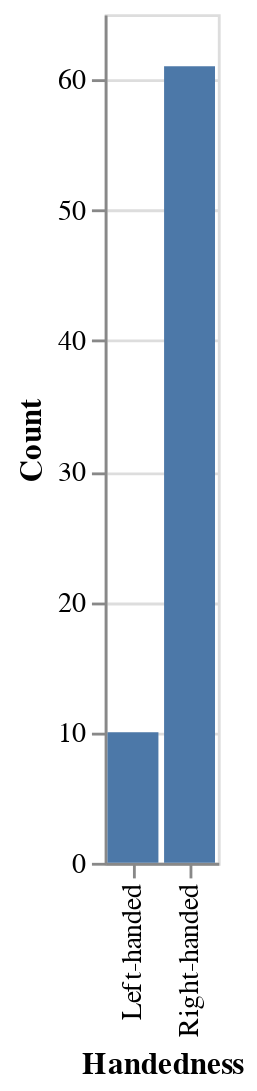

The notebook cell this image was saved under:
### Markdown cell above
Visualizing the number of each classification by creating a bar plot also allows us to check if there are significantly less left-handed classification that right-handed classifications. We will use the chart function from the altair package to create the plot and specify that we want a bar plot by using mark_bar. The x-axis will be the different classifications and the y-axis will be the counts for each classification. We will name this plot 'Figure_1'.

### Code cell
Figure_1 = alt.Chart(tennis_train).mark_bar().encode(
    x=alt.X("Plays").title("Handedness"),
    y=alt.Y("count()").title("Count")
)
Figure_1

### Figure 1 — Vega-Lite specification as saved in the notebook (floating-point values rounded to 4 significant figures)
{"config": {"view": {"continuousWidth": 300, "continuousHeight": 300}}, "data": {"name": "data-9d3626148993e4faa6774f67a4d7e2ff"}, "mark": {"type": "bar"}, "encoding": {"x": {"field": "Plays", "title": "Handedness", "type": "nominal"}, "y": {"aggregate": "count", "title": "Count", "type": "quantitative"}}, "$schema": "https://vega.github.io/schema/vega-lite/v5.16.3.json", "datasets": {"data-9d3626148993e4faa6774f67a4d7e2ff": [{"Plays": "Right-handed", "Titles": 8.0, "GOAT Rank": 83, "Peak Elo Rating": 2203, "Best Elo Rank": 6, "Best Rank": 3, "Prize Money": 18020217}, {"Plays": "Right-handed", "Titles": 1.0, "GOAT Rank": 489, "Peak Elo Rating": 1890, "Best Elo Rank": 67, "Best Rank": 46, "Prize Money": 1231953}, {"Plays": "Right-handed", "Titles": 1.0, "GOAT Rank": 400, "Peak Elo Rating": 1962, "Best Elo Rank": 36, "Best Rank": 29, "Prize Money": 3304117}, {"Plays": "Right-handed", "Titles": 103.0, "GOAT Rank": 1, "Peak Elo Rating": 2550, "Best Elo Rank": 1, "Best Rank": 1, "Prize Money": 129231891}, {"Plays": "Left-handed", "Titles": 2.0, "GOAT Rank": 293, "Peak Elo Rating": 2014, "Best Elo Rank": 25, "Best Rank": 17, "Prize Money": 7062030}, {"Plays": "Right-handed", "Titles": 1.0, "GOAT Rank": 400, "Peak Elo Rating": 1913, "Best Elo Rank": 55, "Best Rank": 27, "Prize Money": 1965163}, {"Plays": "Right-handed", "Titles": 6.0, "GOAT Rank": 222, "Peak Elo Rating": 2004, "Best Elo Rank": 26, "Best Rank": 19, "Prize Money": 8480383}, {"Plays": "Right-handed", "Titles": 3.0, "GOAT Rank": 293, "Peak Elo Rating": 2003, "Best Elo Rank": 25, "Best Rank": 18, "Prize Money": 7774890}, {"Plays": "Right-handed", "Titles": 2.0, "GOAT Rank": 357, "Peak Elo Rating": 1951, "Best Elo Rank": 41, "Best Rank": 38, "Prize Money": 3311462}, {"Plays": "Left-handed", "Titles": 1.0, "GOAT Rank": 489, "Peak Elo Rating": 1952, "Best Elo Rank": 43, "Best Rank": 58, "Prize Money": 1703096}, {"Plays": "Left-handed", "Titles": 1.0, "GOAT Rank": 489, "Peak Elo Rating": 1924, "Best Elo Rank": 53, "Best Rank": 43, "Prize Money": 1062355}, {"Plays": "Right-handed", "Titles": 1.0, "GOAT Rank": 489, "Peak Elo Rating": 1953, "Best Elo Rank": 38, "Best Rank": 40, "Prize Money": 4660132}, {"Plays": "Left-handed", "Titles": 2.0, "GOAT Rank": 325, "Peak Elo Rating": 1953, "Best Elo Rank": 41, "Best Rank": 33, "Prize Money": 3611278}, {"Plays": "Right-handed", "Titles": 77.0, "GOAT Rank": 2, "Peak Elo Rating": 2629, "Best Elo Rank": 1, "Best Rank": 1, "Prize Money": 139144944}, {"Plays": "Right-handed", "Titles": 1.0, "GOAT Rank": 489, "Peak Elo Rating": 1932, "Best Elo Rank": 51, "Best Rank": 31, "Prize Money": 1396674}, {"Plays": "Right-handed", "Titles": 8.0, "GOAT Rank": 222, "Peak Elo Rating": 2117, "Best Elo Rank": 14, "Best Rank": 16, "Prize Money": 12807597}, {"Plays": "Right-handed", "Titles": 6.0, "GOAT Rank": 202, "Peak Elo Rating": 2167, "Best Elo Rank": 10, "Best Rank": 10, "Prize Money": 7256753}, {"Plays": "Right-handed", "Titles": 4.0, "GOAT Rank": 183, "Peak Elo Rating": 2158, "Best Elo Rank": 9, "Best Rank": 8, "Prize Money": 8616024}, {"Plays": "Right-handed", "Titles": 1.0, "GOAT Rank": 489, "Peak Elo Rating": 1939, "Best Elo Rank": 45, "Best Rank": 38, "Prize Money": 2055087}, {"Plays": "Right-handed", "Titles": 18.0, "GOAT Rank": 49, "Peak Elo Rating": 2244, "Best Elo Rank": 6, "Best Rank": 5, "Prize Money": 22072615}, {"Plays": "Right-handed", "Titles": 2.0, "GOAT Rank": 400, "Peak Elo Rating": 1940, "Best Elo Rank": 43, "Best Rank": 32, "Prize Money": 1526576}, {"Plays": "Right-handed", "Titles": 2.0, "GOAT Rank": 400, "Peak Elo Rating": 1987, "Best Elo Rank": 31, "Best Rank": 33, "Prize Money": 5965778}, {"Plays": "Right-handed", "Titles": 1.0, "GOAT Rank": 489, "Peak Elo Rating": 1904, "Best Elo Rank": 57, "Best Rank": 74, "Prize Money": 1048314}, {"Plays": "Left-handed", "Titles": 1.0, "GOAT Rank": 264, "Peak Elo Rating": 2075, "Best Elo Rank": 16, "Best Rank": 13, "Prize Money": 4535961}, {"Plays": "Right-handed", "Titles": 14.0, "GOAT Rank": 106, "Peak Elo Rating": 2124, "Best Elo Rank": 9, "Best Rank": 6, "Prize Money": 14773644}, {"Plays": "Right-handed", "Titles": 5.0, "GOAT Rank": 293, "Peak Elo Rating": 2009, "Best Elo Rank": 29, "Best Rank": 23, "Prize Money": 8003533}, {"Plays": "Right-handed", "Titles": 4.0, "GOAT Rank": 325, "Peak Elo Rating": 1947, "Best Elo Rank": 44, "Best Rank": 31, "Prize Money": 5349041}, {"Plays": "Right-handed", "Titles": 22.0, "GOAT Rank": 33, "Peak Elo Rating": 2329, "Best Elo Rank": 3, "Best Rank": 3, "Prize Money": 25889586}, {"Plays": "Right-handed", "Titles": 9.0, "GOAT Rank": 151, "Peak Elo Rating": 2135, "Best Elo Rank": 9, "Best Rank": 9, "Prize Money": 12067808}, {"Plays": "Right-handed", "Titles": 4.0, "GOAT Rank": 264, "Peak Elo Rating": 1929, "Best Elo Rank": 48, "Best Rank": 32, "Prize Money": 5355556}, {"Plays": "Right-handed", "Titles": 12.0, "GOAT Rank": 49, "Peak Elo Rating": 2296, "Best Elo Rank": 4, "Best Rank": 4, "Prize Money": 23846631}, {"Plays": "Right-handed", "Titles": 8.0, "GOAT Rank": 68, "Peak Elo Rating": 2269, "Best Elo Rank": 5, "Best Rank": 3, "Prize Money": 18879855}, {"Plays": "Right-handed", "Titles": 10.0, "GOAT Rank": 157, "Peak Elo Rating": 2068, "Best Elo Rank": 18, "Best Rank": 11, "Prize Money": 11912152}, {"Plays": "Right-handed", "Titles": 1.0, "GOAT Rank": 489, "Peak Elo Rating": 1882, "Best Elo Rank": 77, "Best Rank": 64, "Prize Money": 1626003}, {"Plays": "Right-handed", "Titles": 8.0, "GOAT Rank": 83, "Peak Elo Rating": 2189, "Best Elo Rank": 7, "Best Rank": 6, "Prize Money": 17930816}, {"Plays": "Right-handed", "Titles": 3.0, "GOAT Rank": 293, "Peak Elo Rating": 2055, "Best Elo Rank": 19, "Best Rank": 18, "Prize Money": 3466298}, {"Plays": "Right-handed", "Titles": 3.0, "GOAT Rank": 357, "Peak Elo Rating": 1994, "Best Elo Rank": 32, "Best Rank": 23, "Prize Money": 3869834}, {"Plays": "Right-handed", "Titles": 2.0, "GOAT Rank": 293, "Peak Elo Rating": 1999, "Best Elo Rank": 28, "Best Rank": 21, "Prize Money": 6492427}, {"Plays": "Right-handed", "Titles": 4.0, "GOAT Rank": 264, "Peak Elo Rating": 2004, "Best Elo Rank": 29, "Best Rank": 19, "Prize Money": 10821168}, {"Plays": "Right-handed", "Titles": 4.0, "GOAT Rank": 139, "Peak Elo Rating": 2175, "Best Elo Rank": 8, "Best Rank": 5, "Prize Money": 10425605}, {"Plays": "Right-handed", "Titles": 6.0, "GOAT Rank": 165, "Peak Elo Rating": 2176, "Best Elo Rank": 10, "Best Rank": 13, "Prize Money": 8001478}, {"Plays": "Right-handed", "Titles": 15.0, "GOAT Rank": 71, "Peak Elo Rating": 2148, "Best Elo Rank": 9, "Best Rank": 8, "Prize Money": 18669906}, {"Plays": "Left-handed", "Titles": 1.0, "GOAT Rank": 400, "Peak Elo Rating": 1968, "Best Elo Rank": 37, "Best Rank": 25, "Prize Money": 5647193}, {"Plays": "Right-handed", "Titles": 6.0, "GOAT Rank": 114, "Peak Elo Rating": 2181, "Best Elo Rank": 6, "Best Rank": 5, "Prize Money": 16293854}, {"Plays": "Right-handed", "Titles": 3.0, "GOAT Rank": 222, "Peak Elo Rating": 2066, "Best Elo Rank": 18, "Best Rank": 11, "Prize Money": 7217264}, {"Plays": "Right-handed", "Titles": 1.0, "GOAT Rank": 400, "Peak Elo Rating": 1894, "Best Elo Rank": 61, "Best Rank": 41, "Prize Money": 2109288}, {"Plays": "Right-handed", "Titles": 7.0, "GOAT Rank": 109, "Peak Elo Rating": 2243, "Best Elo Rank": 4, "Best Rank": 4, "Prize Money": 10507693}, {"Plays": "Right-handed", "Titles": 1.0, "GOAT Rank": 489, "Peak Elo Rating": 1935, "Best Elo Rank": 45, "Best Rank": 39, "Prize Money": 2562473}, {"Plays": "Right-handed", "Titles": 3.0, "GOAT Rank": 293, "Peak Elo Rating": 1953, "Best Elo Rank": 39, "Best Rank": 16, "Prize Money": 2802848}, {"Plays": "Right-handed", "Titles": 18.0, "GOAT Rank": 53, "Peak Elo Rating": 2232, "Best Elo Rank": 6, "Best Rank": 3, "Prize Money": 27466016}, {"Plays": "Right-handed", "Titles": 3.0, "GOAT Rank": 357, "Peak Elo Rating": 1972, "Best Elo Rank": 34, "Best Rank": 28, "Prize Money": 6119457}, {"Plays": "Right-handed", "Titles": 4.0, "GOAT Rank": 169, "Peak Elo Rating": 2098, "Best Elo Rank": 9, "Best Rank": 8, "Prize Money": 8918917}, {"Plays": "Right-handed", "Titles": 12.0, "GOAT Rank": 99, "Peak Elo Rating": 2106, "Best Elo Rank": 10, "Best Rank": 5, "Prize Money": 13376235}, {"Plays": "Right-handed", "Titles": 16.0, "GOAT Rank": 36, "Peak Elo Rating": 2291, "Best Elo Rank": 5, "Best Rank": 3, "Prize Money": 33790279}, {"Plays": "Right-handed", "Titles": 4.0, "GOAT Rank": 325, "Peak Elo Rating": 1970, "Best Elo Rank": 35, "Best Rank": 37, "Prize Money": 10262279}, {"Plays": "Right-handed", "Titles": 16.0, "GOAT Rank": 58, "Peak Elo Rating": 2211, "Best Elo Rank": 5, "Best Rank": 4, "Prize Money": 22132368}, {"Plays": "Right-handed", "Titles": 4.0, "GOAT Rank": 293, "Peak Elo Rating": 2042, "Best Elo Rank": 21, "Best Rank": 21, "Prize Money": 5970907}, {"Plays": "Right-handed", "Titles": 1.0, "GOAT Rank": 489, "Peak Elo Rating": 1999, "Best Elo Rank": 29, "Best Rank": 25, "Prize Money": 2722314}, {"Plays": "Left-handed", "Titles": 7.0, "GOAT Rank": 133, "Peak Elo Rating": 2074, "Best Elo Rank": 16, "Best Rank": 12, "Prize Money": 17114510}, {"Plays": "Right-handed", "Titles": 1.0, "GOAT Rank": 489, "Peak Elo Rating": 1944, "Best Elo Rank": 41, "Best Rank": 39, "Prize Money": 4997728}, {"Plays": "Right-handed", "Titles": 3.0, "GOAT Rank": 264, "Peak Elo Rating": 1990, "Best Elo Rank": 30, "Best Rank": 16, "Prize Money": 4271703}, {"Plays": "Right-handed", "Titles": 1.0, "GOAT Rank": 489, "Peak Elo Rating": 1936, "Best Elo Rank": 45, "Best Rank": 39, "Prize Money": 3128654}, {"Plays": "Right-handed", "Titles": 1.0, "GOAT Rank": 489, "Peak Elo Rating": 1901, "Best Elo Rank": 59, "Best Rank": 50, "Prize Money": 1226242}, {"Plays": "Right-handed", "Titles": 2.0, "GOAT Rank": 245, "Peak Elo Rating": 2102, "Best Elo Rank": 13, "Best Rank": 12, "Prize Money": 7163918}, {"Plays": "Right-handed", "Titles": 1.0, "GOAT Rank": 489, "Peak Elo Rating": 1895, "Best Elo Rank": 62, "Best Rank": 33, "Prize Money": 4927689}, {"Plays": "Right-handed", "Titles": 46.0, "GOAT Rank": 12, "Peak Elo Rating": 2500, "Best Elo Rank": 2, "Best Rank": 1, "Prize Money": 61544007}, {"Plays": "Left-handed", "Titles": 1.0, "GOAT Rank": 489, "Peak Elo Rating": 1953, "Best Elo Rank": 38, "Best Rank": 35, "Prize Money": 3928220}, {"Plays": "Right-handed", "Titles": 5.0, "GOAT Rank": 169, "Peak Elo Rating": 2069, "Best Elo Rank": 20, "Best Rank": 10, "Prize Money": 7487708}, {"Plays": "Left-handed", "Titles": 4.0, "GOAT Rank": 293, "Peak Elo Rating": 1996, "Best Elo Rank": 33, "Best Rank": 21, "Prize Money": 5334788}, {"Plays": "Right-handed", "Titles": 1.0, "GOAT Rank": 489, "Peak Elo Rating": 1979, "Best Elo Rank": 33, "Best Rank": 31, "Prize Money": 2706806}, {"Plays": "Left-handed", "Titles": 84.0, "GOAT Rank": 3, "Peak Elo Rating": 2552, "Best Elo Rank": 1, "Best Rank": 1, "Prize Money": 119601561}]}}
